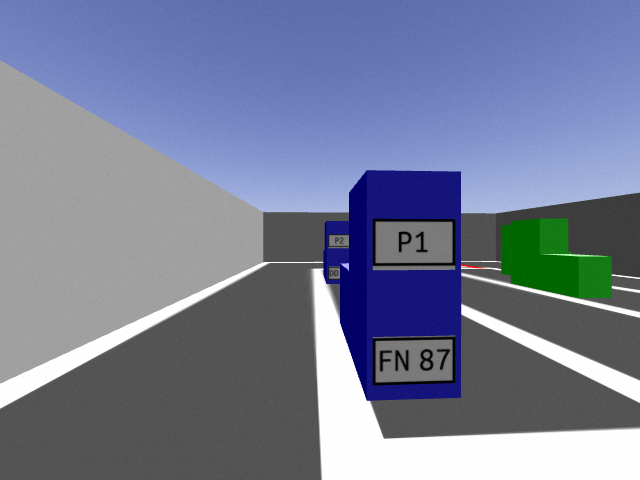
#> input picture node/image0.png, 640 x 480 px
$ python -i image_processing_utils.py   (imports and definitions only)
#> lines starting #> are read from the running program, lines starting #| are printed output that depends on the picture
import cv2
import numpy as np
import copy


def get_hough_lines(img, img_type="edges", threshold=125, probabilistic=False, min_line_length=100, max_line_gap=10):
    """

    @param img: image to generate lines on
    @param threshold: threshold to pass to the Houghlines generator
    @param probabilistic: if true uses the probabalistic hough transform see cv2.HoughLinesP (
    @param min_line_length: minimum length of a line, passed to cv2.HoughLinesP
    @param max_line_gap: maximum gap in a line, passed to cv2.HoughLinesP
    @param verbose: Whether to print information to the console (Currently unimplemented)

    @return: ndarray of lines. By default each line is represented by the length and angle of a vector
    (with origin (0,0)) normal to and intersecting the line. If probabalistic is true lines are instead
    represented by a pair of end points of a line segment,
    """
    if img_type == "color":
        gray = cv2.cvtColor(img, cv2.COLOR_BGR2GRAY)
        edges = cv2.Canny(gray, 50, 150, apertureSize=3)

    elif img_type == "gray":
        edges = cv2.Canny(img, 50, 150, apertureSize=3)
    elif img_type == "edges":
        edges = img
    else:
        raise ValueError("Img type " + img_type + " not supported")

    if probabilistic:
        lines = cv2.HoughLinesP(edges, 1, np.pi / 180,
                                threshold, min_line_length, max_line_gap)

    else:
        lines = cv2.HoughLines(edges, 1, np.pi / 180, threshold)

    return lines


# [90 lines left out: functions draw_lines, find_cardinal_clusters, not called in this run]

>>> import cv2
>>> picture = cv2.imread('image0.png', cv2.IMREAD_GRAYSCALE)
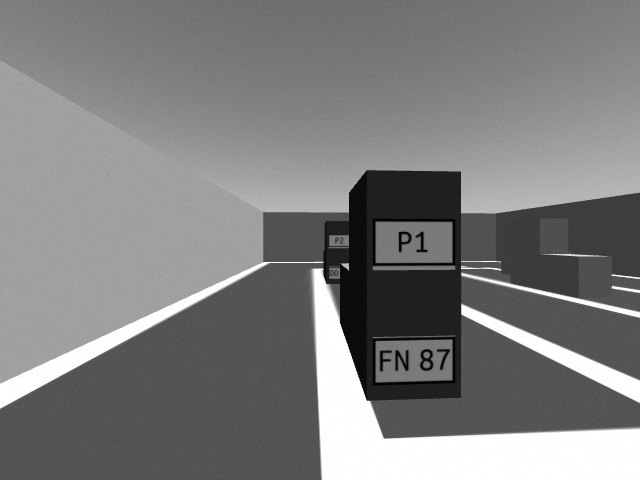
#> picture: shape (480, 640); min 0, max 255, mean 126.7
>>> result = get_hough_lines(picture)
